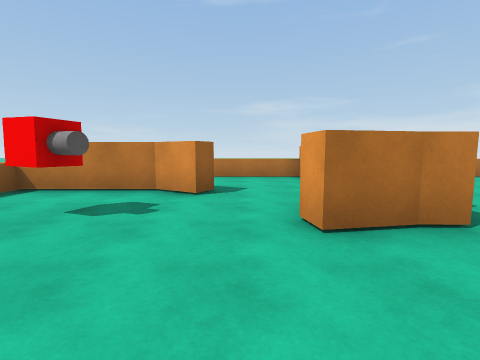
[1] (above)

15 first-person views from a walk through a scene from a Unity 3-D project. The camera is 1.4 m above the floor, tilts 6° down and sees 85° across. The floor is counted in squares, 2 m on a side. Each view is taken from the middle of a square. On the plan, view 1 faces up. The plan holds only what a view shows up to about 9 squares ahead; the rest is blank. The place goes on beyond the plan. The player is left out.

[2]
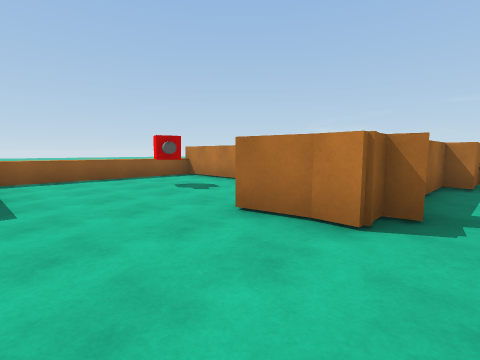

[3]
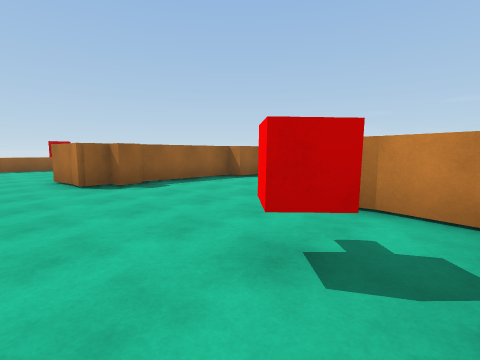

[4]
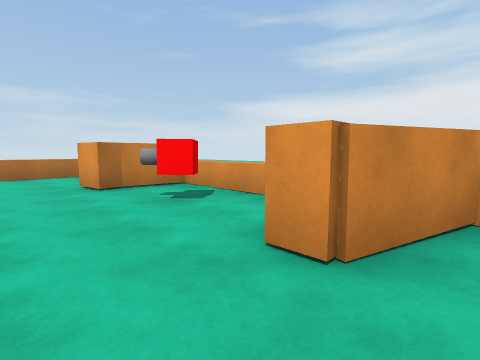

[5]
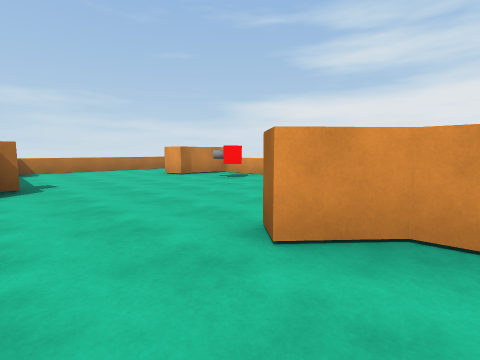

[6]
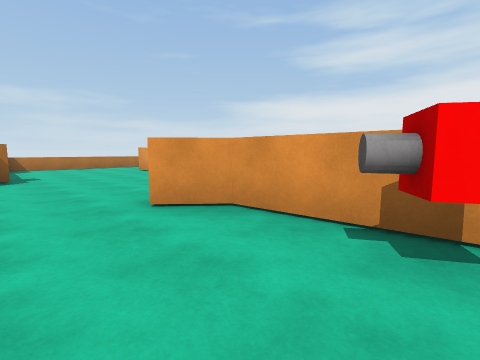

[7]
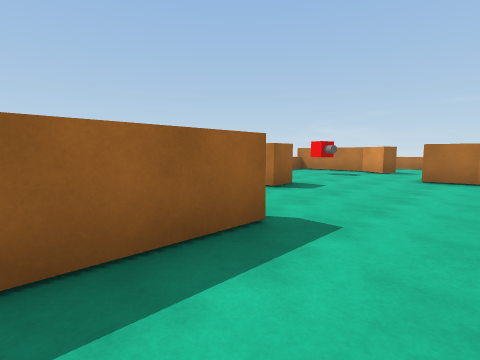

[8]
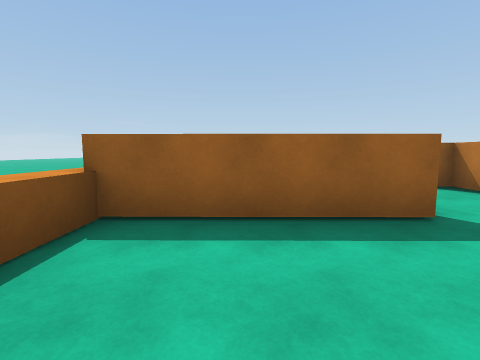

[9]
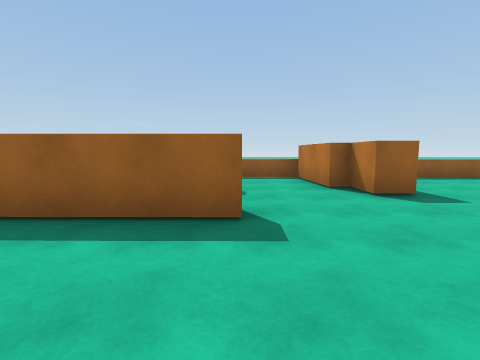

[10]
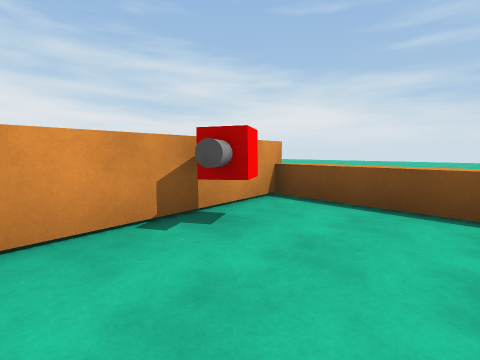

[11]
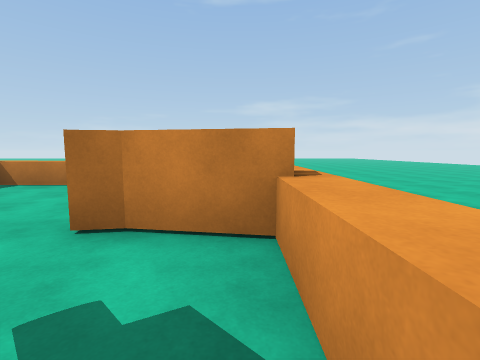

[12]
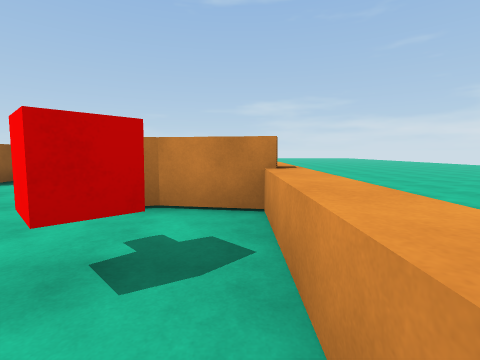

[13]
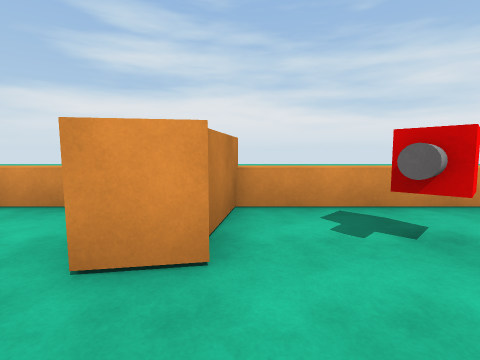

[14]
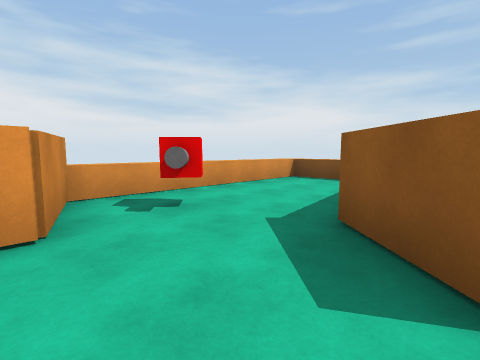

[15]
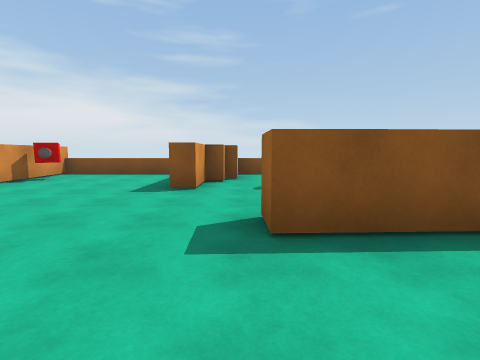

### Floor plan
Key: @ floor where view 1 was taken; # wall or solid block; . floor; ^ raised ledge; B orange block; C red cube; G grey cylinder.
Columns run from 5 left of view 1 to 9 right of it. Each row starts with its distance up from view 1.
  8     ^^^^^^^^^
  7     ...B......^
  6     ...#......^
  5  ###B..#....##^
  4  ^.....#.....#^
  3  ^.C..##....G.^
  2  ^..........C.^
  1 ^.............^
  0 ^.##.@......##
 -1  ###........C.^
 -2 ^........##.G.^
 -3 ^.. .#....#...^
 -4     .#....#...^
 -5    .##...C#...^
 -6    . #....# ..^
 -7    ^^^^^^^^ ^^

Where each view was taken, in squares from view 1:
view 1: 0 up, 0 right, facing up
view 2: 0 up, 3 right, facing up-left
view 3: 1 up, 8 right, facing up-left
view 4: 1 down, 5 right, facing up-right
view 5: 3 down, 2 right, facing up-right
view 6: 5 down, 2 right, facing up-right
view 7: 5 down, 2 right, facing up-left
view 8: 5 down, 3 right, facing left
view 9: 3 down, 3 right, facing left
view 10: 3 down, 2 right, facing down-right
view 11: 2 up, 8 right, facing up
view 12: 1 up, 8 right, facing up
view 13: 4 up, 5 right, facing right
view 14: 0 up, 4 right, facing down-right
view 15: 2 up, 1 left, facing down
